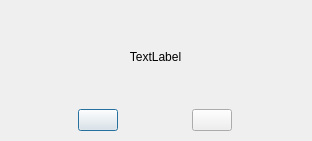
<?xml version="1.0" encoding="UTF-8"?>
<ui version="4.0">
 <class>Popup</class>
 <widget class="QDialog" name="Popup">
  <property name="geometry">
   <rect>
    <x>0</x>
    <y>0</y>
    <width>312</width>
    <height>141</height>
   </rect>
  </property>
  <property name="sizePolicy">
   <sizepolicy hsizetype="Fixed" vsizetype="Fixed">
    <horstretch>0</horstretch>
    <verstretch>0</verstretch>
   </sizepolicy>
  </property>
  <property name="windowTitle">
   <string>Popup</string>
  </property>
  <widget class="QWidget" name="gridLayoutWidget">
   <property name="geometry">
    <rect>
     <x>10</x>
     <y>10</y>
     <width>291</width>
     <height>121</height>
    </rect>
   </property>
   <layout class="QGridLayout" name="gridLayout">
    <item row="0" column="0">
     <widget class="QLabel" name="popupText">
      <property name="sizePolicy">
       <sizepolicy hsizetype="Expanding" vsizetype="Expanding">
        <horstretch>0</horstretch>
        <verstretch>0</verstretch>
       </sizepolicy>
      </property>
      <property name="text">
       <string>TextLabel</string>
      </property>
      <property name="alignment">
       <set>Qt::AlignCenter</set>
      </property>
      <property name="wordWrap">
       <bool>true</bool>
      </property>
     </widget>
    </item>
    <item row="1" column="0">
     <layout class="QHBoxLayout" name="horizontalLayout_2">
      <item>
       <widget class="QPushButton" name="button1">
        <property name="sizePolicy">
         <sizepolicy hsizetype="Fixed" vsizetype="Fixed">
          <horstretch>0</horstretch>
          <verstretch>0</verstretch>
         </sizepolicy>
        </property>
        <property name="text">
         <string/>
        </property>
       </widget>
      </item>
      <item>
       <widget class="QPushButton" name="button2">
        <property name="sizePolicy">
         <sizepolicy hsizetype="Fixed" vsizetype="Fixed">
          <horstretch>0</horstretch>
          <verstretch>0</verstretch>
         </sizepolicy>
        </property>
        <property name="text">
         <string/>
        </property>
       </widget>
      </item>
     </layout>
    </item>
   </layout>
  </widget>
 </widget>
 <resources/>
 <connections/>
</ui>
